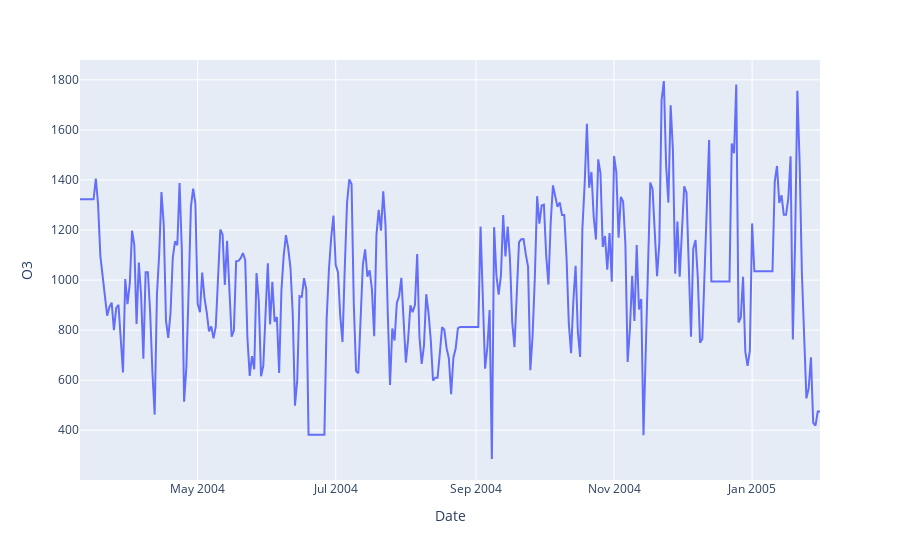

The notebook cell this image was saved under:
### Markdown cell above
##### Ozone (O3)

### Code cell
px.line(data_frame=df_clean, y='O3')

### Figure 1 — Plotly figure (JSON) as saved in the notebook; plotly's stock layout.template omitted (floating-point values rounded to 4 significant figures; data arrays with more than 128 entries replaced by an {"elided": "..."} marker saying what was removed)
{"data": [{"hovertemplate": "Date=%{x}<br>O3=%{y}<extra></extra>", "legendgroup": "", "line": {"color": "#636efa", "dash": "solid"}, "mode": "lines", "name": "", "orientation": "v", "showlegend": false, "type": "scatter", "x": {"elided": "328 str values"}, "xaxis": "x", "y": {"elided": "328 float values"}, "yaxis": "y"}], "layout": {"legend": {"tracegroupgap": 0}, "margin": {"t": 60}, "xaxis": {"anchor": "y", "domain": [0, 1], "title": {"text": "Date"}}, "yaxis": {"anchor": "x", "domain": [0, 1], "title": {"text": "O3"}}}}
